Frame 1 (no input): blank canvas, image omitted
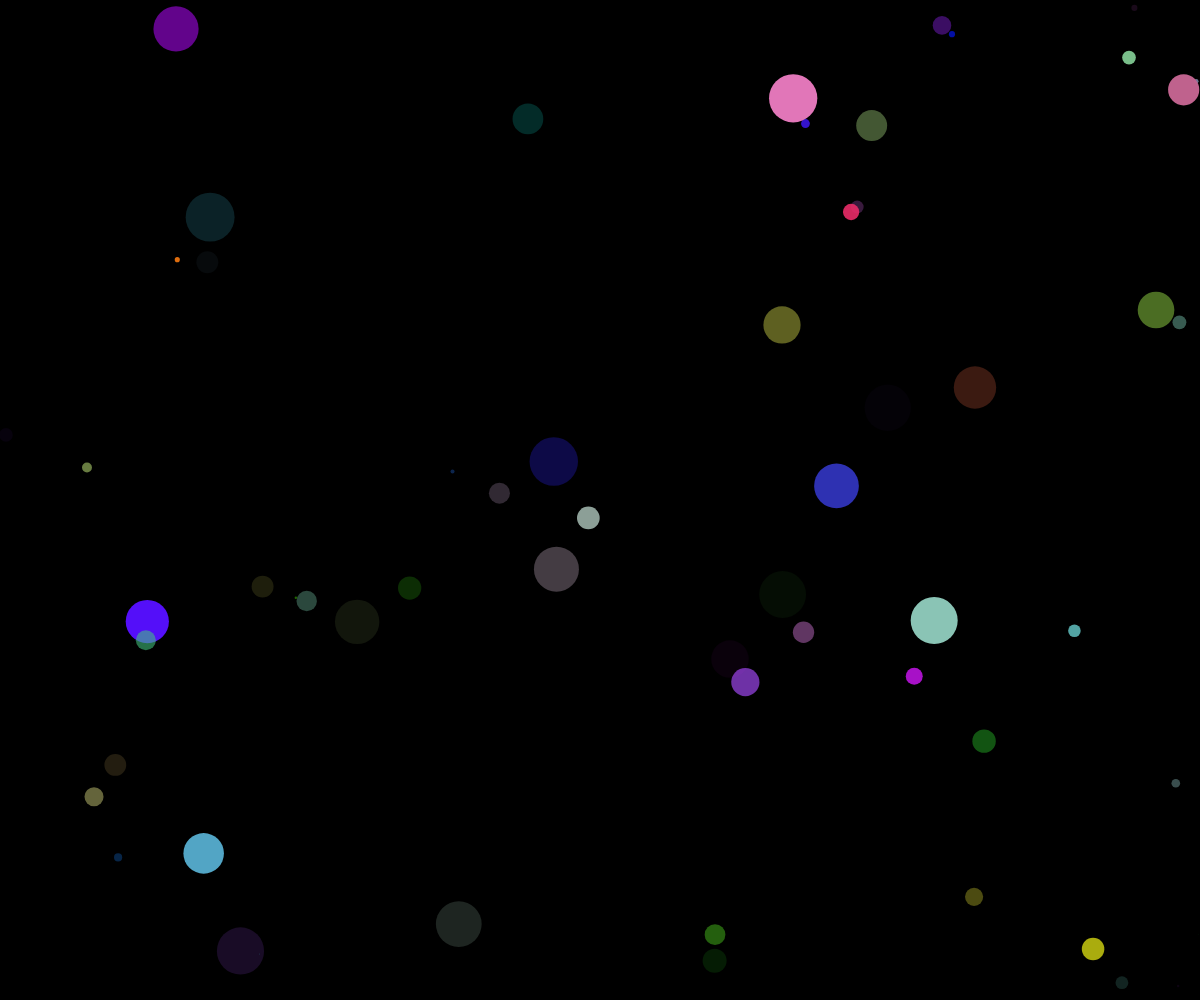
Frame 60 (no input)
Frame 120 (the mouse pressed at the canvas centre since frame 60): blank canvas, image omitted

The p5.js sketch that drew this single still picture (run headless with seeded random() and noise() and a simulated clock; from frame 60 on, the mouse is pressed at the canvas centre):

// p5.js sketch
// ── sketch.js
let cirX, cirY, col1, col2, col3, r;

function setup() {
  createCanvas(windowWidth, windowHeight);
  background(0);
}

function draw() {
  if (mouseIsPressed) {
    background(0);
  }
  cirX = random(0, windowWidth);
  cirY = random(0, windowHeight);
  col1 = random(0, 255);
  col2 = random(0, 255);
  col3 = random(0, 255);
  opa = random(0, 255);
  r = random(1, 50);

  fill(col1, col2, col3, opa);
  noStroke();
  ellipse(cirX, cirY, r, r);
}

// function mousePressed() {
//   background(0)
// }
